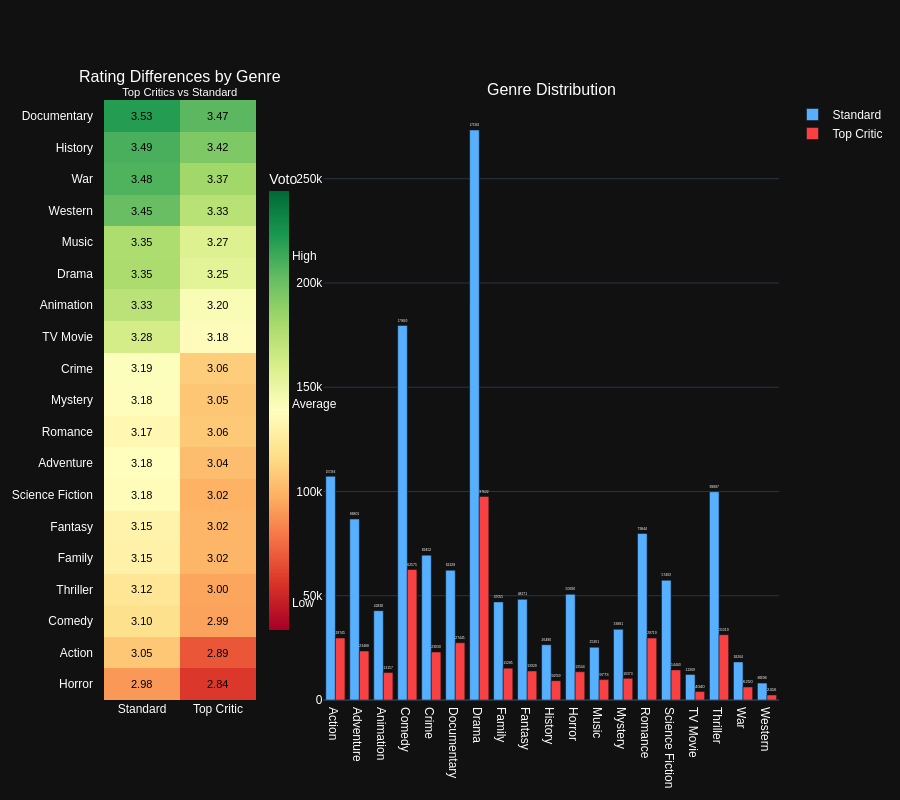

Notebook source saved alongside this figure:
### Markdown cell above
### Chart

### Code cell
heatmap_trace = go.Heatmap(
    z=df_genre_pivot.values,
    x=['Standard', 'Top Critic'],
    y=df_genre_pivot.index,
    colorscale='RdYlGn',
    zmin=df_genre_pivot.min().min()-0.1,
    zmax=df_genre_pivot.max().max()+0.1,
    colorbar=dict(
        title='Voto',
        thickness=20,
        tickvals=[
            round(df_genre_pivot.min().min(), 1),
            round(df_genre_pivot.mean().mean(), 1),
            round(df_genre_pivot.max().max(), 1)
        ],
        ticktext=['Low', 'Average', 'High'],
        x=0.23,
        xanchor='left',
        len=0.8,
        y=0.5
    ),
    hovertemplate='Genre: %{y}<br>%{x}<br>Average rating: %{z:.2f}<extra></extra>'
)

fig_combined = make_subplots(
    rows=1, cols=2,
    column_widths=[0.25, 0.75],
     horizontal_spacing=0.1,
    subplot_titles=(
        'Rating Differences by Genre<br><sup>Top Critics vs Standard</sup>',
        'Genre Distribution'
    )
)

fig_combined.update_yaxes(autorange='reversed', row=1, col=1)

# Add heatmap
fig_combined.add_trace(heatmap_trace, row=1, col=1)

for i, row in enumerate(df_genre_pivot.values):
    for j, val in enumerate(row):
        fig_combined.add_annotation(
            text=f"{val:.2f}",
            x=j,
            y=i,
            xref='x1',
            yref='y1',
            showarrow=False,
            font=dict(size=11, color='black')
        )

# Add barchart
colors = ['#56B0FF', '#F94144']
for i, col in enumerate(genre_counts.columns):
    fig_combined.add_trace(
        go.Bar(
            x=genre_counts.index,
            y=genre_counts[col],
            name=col,
            marker_color=colors[i],
            text=genre_counts[col],
            textposition='outside',
            hoverinfo='y+name'
        ),
        row=1, col=2
    )

fig_combined.update_layout(
    height=800,
    font=dict(family="Arial", size=12, color="#FFFFFF"),
    margin=dict(l=80, r=50, b=80, t=100),
    showlegend=True
)

fig_combined.update_xaxes(
    tickmode='array',
    tickvals=[0, 1],
    ticktext=['Standard', 'Top Critic'],
    row=1, col=1
)

fig_combined.update_yaxes(
    tickangle=0,
    tickfont=dict(size=12),
    automargin=True,
    ticksuffix="   ",
    row=1, col=1
)

fig_combined.show()

### Figure 1 — Plotly figure (JSON) as saved in the notebook; plotly's stock layout.template omitted (floating-point values rounded to 4 significant figures)
{"data": [{"colorbar": {"len": 0.8, "thickness": 20, "ticktext": ["Low", "Average", "High"], "tickvals": [2.8, 3.2, 3.5], "title": {"text": "Voto"}, "x": 0.23, "xanchor": "left", "y": 0.5}, "colorscale": [[0.0, "rgb(165,0,38)"], [0.1, "rgb(215,48,39)"], [0.2, "rgb(244,109,67)"], [0.3, "rgb(253,174,97)"], [0.4, "rgb(254,224,139)"], [0.5, "rgb(255,255,191)"], [0.6, "rgb(217,239,139)"], [0.7, "rgb(166,217,106)"], [0.8, "rgb(102,189,99)"], [0.9, "rgb(26,152,80)"], [1.0, "rgb(0,104,55)"]], "hovertemplate": "Genre: %{y}<br>%{x}<br>Average rating: %{z:.2f}<extra></extra>", "x": ["Standard", "Top Critic"], "y": ["Documentary", "History", "War", "Western", "Music", "Drama", "Animation", "TV Movie", "Crime", "Mystery", "Romance", "Adventure", "Science Fiction", "Fantasy", "Family", "Thriller", "Comedy", "Action", "Horror"], "z": [[3.53, 3.465], [3.486, 3.418], [3.479, 3.37], [3.448, 3.333], [3.35, 3.266], [3.354, 3.254], [3.328, 3.204], [3.283, 3.18], [3.194, 3.065], [3.18, 3.053], [3.165, 3.057], [3.184, 3.037], [3.178, 3.017], [3.151, 3.022], [3.148, 3.024], [3.117, 2.999], [3.1, 2.995], [3.053, 2.888], [2.981, 2.844]], "zmax": 3.63, "zmin": 2.744, "type": "heatmap", "xaxis": "x", "yaxis": "y"}, {"hoverinfo": "y+name", "marker": {"color": "#56B0FF"}, "name": "Standard", "text": [107300.0, 86800.0, 42830.0, 179700.0, 69450.0, 62230.0, 273400.0, 47060.0, 48270.0, 26490.0, 50690.0, 25300.0, 33880.0, 79840.0, 57400.0, 12270.0, 99890.0, 18260.0, 8096.0], "textposition": "outside", "x": ["Action", "Adventure", "Animation", "Comedy", "Crime", "Documentary", "Drama", "Family", "Fantasy", "History", "Horror", "Music", "Mystery", "Romance", "Science Fiction", "TV Movie", "Thriller", "War", "Western"], "y": [107266, 86801, 42830, 179660, 69452, 62228, 273363, 47055, 48271, 26490, 50690, 25301, 33881, 79844, 57403, 12269, 99887, 18264, 8096], "type": "bar", "xaxis": "x2", "yaxis": "y2"}, {"hoverinfo": "y+name", "marker": {"color": "#F94144"}, "name": "Top Critic", "text": [29740.0, 23490.0, 13160.0, 62580.0, 23030.0, 27440.0, 97620.0, 15280.0, 13930.0, 9259.0, 13540.0, 9773.0, 10370.0, 29720.0, 14440.0, 4040.0, 31320.0, 6250.0, 2416.0], "textposition": "outside", "x": ["Action", "Adventure", "Animation", "Comedy", "Crime", "Documentary", "Drama", "Family", "Fantasy", "History", "Horror", "Music", "Mystery", "Romance", "Science Fiction", "TV Movie", "Thriller", "War", "Western"], "y": [29745, 23488, 13157, 62575, 23030, 27445, 97622, 15285, 13929, 9259, 13544, 9773, 10373, 29719, 14440, 4040, 31319, 6250, 2416], "type": "bar", "xaxis": "x2", "yaxis": "y2"}], "layout": {"xaxis": {"anchor": "y", "domain": [0.0, 0.225], "tickmode": "array", "tickvals": [0, 1], "ticktext": ["Standard", "Top Critic"]}, "yaxis": {"anchor": "x", "domain": [0.0, 1.0], "autorange": "reversed", "tickfont": {"size": 12}, "tickangle": 0, "automargin": true, "ticksuffix": "   "}, "xaxis2": {"anchor": "y2", "domain": [0.325, 1.0]}, "yaxis2": {"anchor": "x2", "domain": [0.0, 1.0]}, "annotations": [{"font": {"size": 16}, "showarrow": false, "text": "Rating Differences by Genre<br><sup>Top Critics vs Standard</sup>", "x": 0.1125, "xanchor": "center", "xref": "paper", "y": 1.0, "yanchor": "bottom", "yref": "paper"}, {"font": {"size": 16}, "showarrow": false, "text": "Genre Distribution", "x": 0.6625, "xanchor": "center", "xref": "paper", "y": 1.0, "yanchor": "bottom", "yref": "paper"}, {"font": {"color": "black", "size": 11}, "showarrow": false, "text": "3.53", "x": 0, "xref": "x", "y": 0, "yref": "y"}, {"font": {"color": "black", "size": 11}, "showarrow": false, "text": "3.47", "x": 1, "xref": "x", "y": 0, "yref": "y"}, {"font": {"color": "black", "size": 11}, "showarrow": false, "text": "3.49", "x": 0, "xref": "x", "y": 1, "yref": "y"}, {"font": {"color": "black", "size": 11}, "showarrow": false, "text": "3.42", "x": 1, "xref": "x", "y": 1, "yref": "y"}, {"font": {"color": "black", "size": 11}, "showarrow": false, "text": "3.48", "x": 0, "xref": "x", "y": 2, "yref": "y"}, {"font": {"color": "black", "size": 11}, "showarrow": false, "text": "3.37", "x": 1, "xref": "x", "y": 2, "yref": "y"}, {"font": {"color": "black", "size": 11}, "showarrow": false, "text": "3.45", "x": 0, "xref": "x", "y": 3, "yref": "y"}, {"font": {"color": "black", "size": 11}, "showarrow": false, "text": "3.33", "x": 1, "xref": "x", "y": 3, "yref": "y"}, {"font": {"color": "black", "size": 11}, "showarrow": false, "text": "3.35", "x": 0, "xref": "x", "y": 4, "yref": "y"}, {"font": {"color": "black", "size": 11}, "showarrow": false, "text": "3.27", "x": 1, "xref": "x", "y": 4, "yref": "y"}, {"font": {"color": "black", "size": 11}, "showarrow": false, "text": "3.35", "x": 0, "xref": "x", "y": 5, "yref": "y"}, {"font": {"color": "black", "size": 11}, "showarrow": false, "text": "3.25", "x": 1, "xref": "x", "y": 5, "yref": "y"}, {"font": {"color": "black", "size": 11}, "showarrow": false, "text": "3.33", "x": 0, "xref": "x", "y": 6, "yref": "y"}, {"font": {"color": "black", "size": 11}, "showarrow": false, "text": "3.20", "x": 1, "xref": "x", "y": 6, "yref": "y"}, {"font": {"color": "black", "size": 11}, "showarrow": false, "text": "3.28", "x": 0, "xref": "x", "y": 7, "yref": "y"}, {"font": {"color": "black", "size": 11}, "showarrow": false, "text": "3.18", "x": 1, "xref": "x", "y": 7, "yref": "y"}, {"font": {"color": "black", "size": 11}, "showarrow": false, "text": "3.19", "x": 0, "xref": "x", "y": 8, "yref": "y"}, {"font": {"color": "black", "size": 11}, "showarrow": false, "text": "3.06", "x": 1, "xref": "x", "y": 8, "yref": "y"}, {"font": {"color": "black", "size": 11}, "showarrow": false, "text": "3.18", "x": 0, "xref": "x", "y": 9, "yref": "y"}, {"font": {"color": "black", "size": 11}, "showarrow": false, "text": "3.05", "x": 1, "xref": "x", "y": 9, "yref": "y"}, {"font": {"color": "black", "size": 11}, "showarrow": false, "text": "3.17", "x": 0, "xref": "x", "y": 10, "yref": "y"}, {"font": {"color": "black", "size": 11}, "showarrow": false, "text": "3.06", "x": 1, "xref": "x", "y": 10, "yref": "y"}, {"font": {"color": "black", "size": 11}, "showarrow": false, "text": "3.18", "x": 0, "xref": "x", "y": 11, "yref": "y"}, {"font": {"color": "black", "size": 11}, "showarrow": false, "text": "3.04", "x": 1, "xref": "x", "y": 11, "yref": "y"}, {"font": {"color": "black", "size": 11}, "showarrow": false, "text": "3.18", "x": 0, "xref": "x", "y": 12, "yref": "y"}, {"font": {"color": "black", "size": 11}, "showarrow": false, "text": "3.02", "x": 1, "xref": "x", "y": 12, "yref": "y"}, {"font": {"color": "black", "size": 11}, "showarrow": false, "text": "3.15", "x": 0, "xref": "x", "y": 13, "yref": "y"}, {"font": {"color": "black", "size": 11}, "showarrow": false, "text": "3.02", "x": 1, "xref": "x", "y": 13, "yref": "y"}, {"font": {"color": "black", "size": 11}, "showarrow": false, "text": "3.15", "x": 0, "xref": "x", "y": 14, "yref": "y"}, {"font": {"color": "black", "size": 11}, "showarrow": false, "text": "3.02", "x": 1, "xref": "x", "y": 14, "yref": "y"}, {"font": {"color": "black", "size": 11}, "showarrow": false, "text": "3.12", "x": 0, "xref": "x", "y": 15, "yref": "y"}, {"font": {"color": "black", "size": 11}, "showarrow": false, "text": "3.00", "x": 1, "xref": "x", "y": 15, "yref": "y"}, {"font": {"color": "black", "size": 11}, "showarrow": false, "text": "3.10", "x": 0, "xref": "x", "y": 16, "yref": "y"}, {"font": {"color": "black", "size": 11}, "showarrow": false, "text": "2.99", "x": 1, "xref": "x", "y": 16, "yref": "y"}, {"font": {"color": "black", "size": 11}, "showarrow": false, "text": "3.05", "x": 0, "xref": "x", "y": 17, "yref": "y"}, {"font": {"color": "black", "size": 11}, "showarrow": false, "text": "2.89", "x": 1, "xref": "x", "y": 17, "yref": "y"}, {"font": {"color": "black", "size": 11}, "showarrow": false, "text": "2.98", "x": 0, "xref": "x", "y": 18, "yref": "y"}, {"font": {"color": "black", "size": 11}, "showarrow": false, "text": "2.84", "x": 1, "xref": "x", "y": 18, "yref": "y"}], "font": {"family": "Arial", "size": 12, "color": "#FFFFFF"}, "margin": {"l": 80, "r": 50, "b": 80, "t": 100}, "height": 800, "showlegend": true}}
